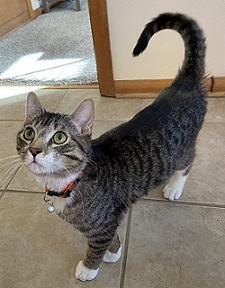
#> input picture solutions/cat.jpg, 225 x 288 px
$ jupyter execute --allow-errors Task3_Beginner.ipynb   (shell and % lines are left out)
#> lines starting #> are read from the running program, lines starting #| are printed output that depends on the picture; after the words box and inside, x2 and y2 are one past the last pixel; in counts of white or black regions, pixels touching at a corner belong together
[cell 1]

import cv2
import matplotlib.pyplot as plt

[cell 2]
# loading the image as grayscale (for simplicity, it's in the same folder as this file)
image = cv2.imread('cat.jpg', cv2.IMREAD_GRAYSCALE)
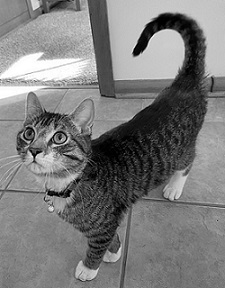
#> image: shape (288, 225); min 0, max 255, mean 122.9

# showing the original image
original_rgb = cv2.cvtColor(image, cv2.COLOR_BGR2RGB)
# using matplotlib instead of cv2.imshow() so it also works on Google Colab
plt.title("Original grayscale")
plt.axis("off")
plt.imshow(original_rgb)
plt.show()

# making the image black and white using global thresholding
im_global = cv2.threshold(image, 128, 255, cv2.THRESH_BINARY | cv2.THRESH_OTSU)[1]
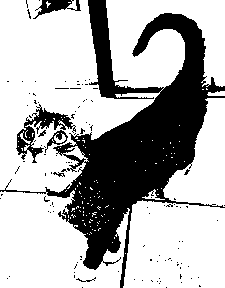
#> im_global: shape (288, 225); 69.7% white; 113 black regions (106 under 20 px), largest, box (x1, y1, x2, y2) and area: (0, 0, 225, 288) 17802, (16, 104, 76, 163) 961, (33, 0, 81, 19) 372
im_global_rgb = cv2.cvtColor(im_global, cv2.COLOR_BGR2RGB)
plt.title("Global thresholding")
plt.axis("off")
plt.imshow(im_global_rgb)
plt.show()

# using adaptive thresholding with some manual tuning for a more detailed result
im_adaptive = cv2.adaptiveThreshold(image,255,cv2.ADAPTIVE_THRESH_GAUSSIAN_C, cv2.THRESH_BINARY, 51,6)
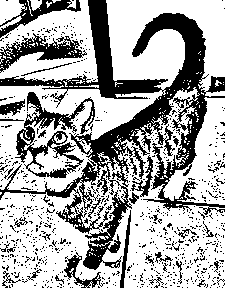
#> im_adaptive: shape (288, 225); 66.4% white; 798 black regions (766 under 20 px), largest, box (x1, y1, x2, y2) and area: (0, 0, 225, 270) 13505, (15, 92, 95, 178) 2045, (0, 33, 87, 73) 1217
im_adaptive_rgb = cv2.cvtColor(im_adaptive, cv2.COLOR_BGR2RGB)
plt.title("Adaptive thresholding")
plt.axis("off")
plt.imshow(im_adaptive_rgb)
plt.show()

# removing noise using Gaussian blur
denoised_img = cv2.GaussianBlur(im_adaptive, (3, 3), 0)
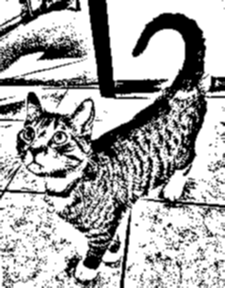
#> denoised_img: shape (288, 225); min 0, max 255, mean 169.4
denoised_img_rgb = cv2.cvtColor(denoised_img, cv2.COLOR_BGR2RGB)
plt.title("Denoised image")
plt.axis("off")
plt.imshow(denoised_img_rgb)
plt.show()

[cell 3]

from keras.applications.mobilenet_v2 import MobileNetV2

[cell 4]
# cropping the images to the 224x224 format suitable for MobileNetV2
center_n = im_adaptive_rgb.shape
#> center_n = (288, 225, 3)
center_d = denoised_img_rgb.shape
#> center_d = (288, 225, 3)

w = 224
h = 224

x_n = center_n[1]/2 - w / 2
#> x_n = 0.5
y_n = center_n[0]/2 - h / 2
#> y_n = 32

x_d = center_d[1]/2 - w / 2
#> x_d = 0.5
y_d = center_d[0]/2 - h / 2
#> y_d = 32

cropped_no_denoising = im_adaptive_rgb[int(y_n):int(y_n+h), int(x_n):int(x_n+w)]
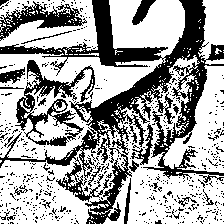
#> cropped_no_denoising: shape (224, 224, 3); 64.4% white; 555 black regions (531 under 20 px), largest, box (x1, y1, x2, y2) and area: (0, 0, 224, 224) 11577, (15, 60, 95, 146) 2045, (0, 1, 87, 41) 1217
cropped_no_denoising_rgb = cv2.cvtColor(cropped_no_denoising, cv2.COLOR_BGR2RGB)

cropped_denoised = denoised_img_rgb[int(y_d):int(y_d+h), int(x_d):int(x_d+w)]
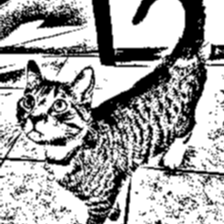
#> cropped_denoised: shape (224, 224, 3); min 0, max 255, mean 164.2
cropped_denoised_rgb = cv2.cvtColor(cropped_denoised, cv2.COLOR_BGR2RGB)

plt.title("Cropped image without denosing")
plt.axis("off")
plt.imshow(cropped_no_denoising_rgb)
plt.show()

plt.title("Cropped denoised image")
plt.axis("off")
plt.imshow(cropped_denoised_rgb)
plt.show()
